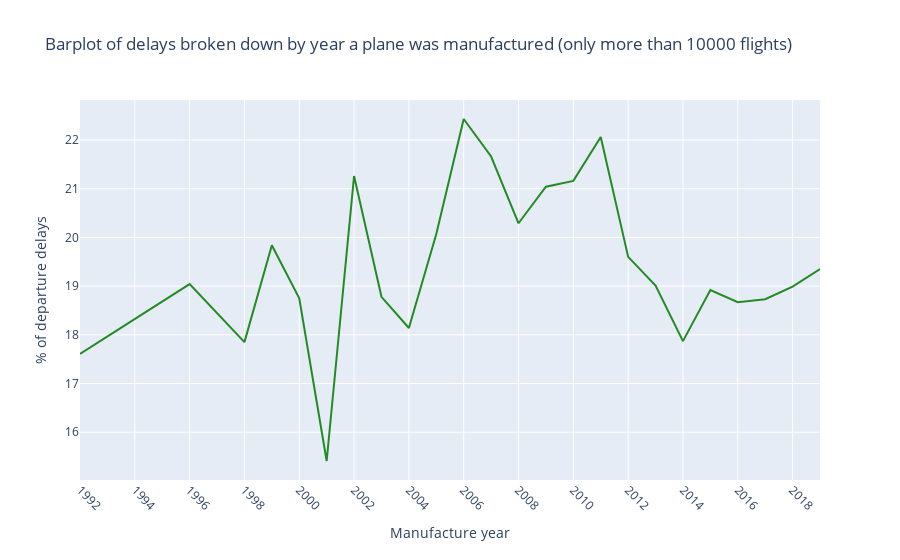

Notebook code for this chart:
### Markdown cell above
Modifying the plot to show only planes that had over 10000 flights

### Code cell
delays_by_manufacture_year_df_grouped_2 = delays_by_manufacture_year_df_grouped.loc[
    delays_by_manufacture_year_df_grouped['is_delayed|count'] > 10000
]

fig_my_delay_2 = px.line(delays_by_manufacture_year_df_grouped_2,
                      x='manufacture_year|',
                      y = 'is_delayed|mean',
                      title='Barplot of delays broken down by year a plane was manufactured (only more than 10000 flights)',
                      color_discrete_sequence = ['forestgreen'])
fig_my_delay_2.update_layout(xaxis_title="Manufacture year", yaxis_title="% of departure delays")
fig_my_delay_2.update_xaxes(dtick = 2, tickangle=45)

fig_my_delay_2.show()

### Figure 1 — Plotly figure (JSON) as saved in the notebook; plotly's stock layout.template omitted (floating-point values rounded to 4 significant figures)
{"data": [{"hovertemplate": "manufacture_year|=%{x}<br>is_delayed|mean=%{y}<extra></extra>", "legendgroup": "", "line": {"color": "forestgreen", "dash": "solid"}, "marker": {"symbol": "circle"}, "mode": "lines", "name": "", "orientation": "v", "showlegend": false, "type": "scatter", "x": [1992, 1996, 1998, 1999, 2000, 2001, 2002, 2003, 2004, 2005, 2006, 2007, 2008, 2009, 2010, 2011, 2012, 2013, 2014, 2015, 2016, 2017, 2018, 2019], "xaxis": "x", "y": [17.61, 19.04, 17.85, 19.84, 18.75, 15.41, 21.26, 18.78, 18.14, 20.07, 22.43, 21.66, 20.29, 21.04, 21.16, 22.06, 19.6, 19.01, 17.87, 18.92, 18.67, 18.73, 18.99, 19.35], "yaxis": "y"}], "layout": {"legend": {"tracegroupgap": 0}, "title": {"text": "Barplot of delays broken down by year a plane was manufactured (only more than 10000 flights)"}, "xaxis": {"anchor": "y", "domain": [0, 1], "dtick": 2, "tickangle": 45, "title": {"text": "Manufacture year"}}, "yaxis": {"anchor": "x", "domain": [0, 1], "title": {"text": "% of departure delays"}}}}
